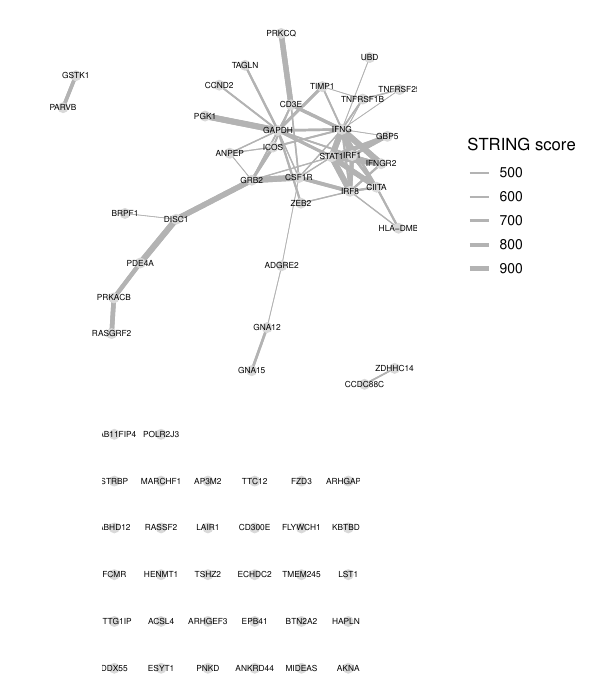

This figure's R source:
library(tidyverse)
library(BIGpicture)
library(patchwork)

#### Data ####
sleuth_results_tx<-
  read.csv("results/sleuth/SO_adv60_PC_fourCondition_sleuth_table_tx_full_results.csv",
           row.names = "X")%>%
  filter(model_term=="condition" & effect=="RSTR") 

tx_signif <- sleuth_results_tx %>% 
  filter(qval < 0.05) %>% 
  distinct(ext_gene) %>% 
  pull(ext_gene)

#### Map to string ####
map <- map_string(tx_signif)

#Not mapped
tx_signif[!tx_signif %in% map$map$gene]

#### Plot ####
#Connected genes
plot1 <- plot_string(map, node_size = 0.3,
                    discard = "orphan")

#Orphan genes (no connections)
orphans <- tx_signif[!tx_signif %in% plot1$data$symbol]
map2 <- map_string(sort(orphans))
plot2 <- plot_string(map2, node_size = 0.3,
                    layout = "grid")

plot_all <- plot1 / plot2 + plot_layout(heights = c(1.5,1))
# plot_all

#### Save ####
ggsave("publication/FigS2.string.pdf", plot_all, 
       width=6, height=7)
